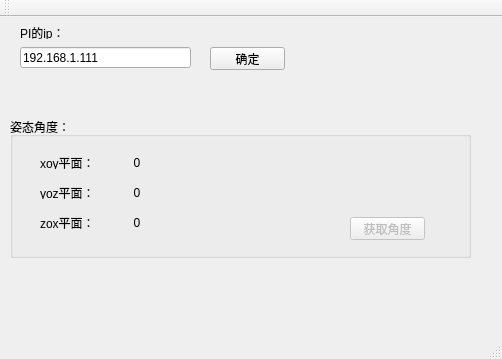
<?xml version="1.0" encoding="UTF-8"?>
<ui version="4.0">
 <class>MainWindow</class>
 <widget class="QMainWindow" name="MainWindow">
  <property name="geometry">
   <rect>
    <x>0</x>
    <y>0</y>
    <width>502</width>
    <height>359</height>
   </rect>
  </property>
  <property name="windowTitle">
   <string>MainWindow</string>
  </property>
  <widget class="QWidget" name="centralWidget">
   <widget class="QLineEdit" name="ledt_ip">
    <property name="geometry">
     <rect>
      <x>20</x>
      <y>30</y>
      <width>171</width>
      <height>21</height>
     </rect>
    </property>
    <property name="text">
     <string>192.168.1.111</string>
    </property>
   </widget>
   <widget class="QPushButton" name="btn_ipok">
    <property name="geometry">
     <rect>
      <x>210</x>
      <y>30</y>
      <width>75</width>
      <height>23</height>
     </rect>
    </property>
    <property name="text">
     <string>确定</string>
    </property>
   </widget>
   <widget class="QGroupBox" name="groupBox">
    <property name="geometry">
     <rect>
      <x>10</x>
      <y>100</y>
      <width>461</width>
      <height>141</height>
     </rect>
    </property>
    <property name="title">
     <string>姿态角度：</string>
    </property>
    <widget class="QLabel" name="label_2">
     <property name="geometry">
      <rect>
       <x>30</x>
       <y>40</y>
       <width>54</width>
       <height>12</height>
      </rect>
     </property>
     <property name="text">
      <string>xoy平面：</string>
     </property>
    </widget>
    <widget class="QLabel" name="label_3">
     <property name="geometry">
      <rect>
       <x>30</x>
       <y>70</y>
       <width>54</width>
       <height>12</height>
      </rect>
     </property>
     <property name="text">
      <string>yoz平面：</string>
     </property>
    </widget>
    <widget class="QLabel" name="label_4">
     <property name="geometry">
      <rect>
       <x>30</x>
       <y>100</y>
       <width>54</width>
       <height>12</height>
      </rect>
     </property>
     <property name="text">
      <string>zox平面：</string>
     </property>
    </widget>
    <widget class="QLabel" name="lb_angle_xy">
     <property name="geometry">
      <rect>
       <x>100</x>
       <y>40</y>
       <width>54</width>
       <height>12</height>
      </rect>
     </property>
     <property name="text">
      <string>0</string>
     </property>
     <property name="alignment">
      <set>Qt::AlignCenter</set>
     </property>
    </widget>
    <widget class="QLabel" name="lb_angle_yz">
     <property name="geometry">
      <rect>
       <x>100</x>
       <y>70</y>
       <width>54</width>
       <height>12</height>
      </rect>
     </property>
     <property name="text">
      <string>0</string>
     </property>
     <property name="alignment">
      <set>Qt::AlignCenter</set>
     </property>
    </widget>
    <widget class="QLabel" name="lb_angle_zx">
     <property name="geometry">
      <rect>
       <x>100</x>
       <y>100</y>
       <width>54</width>
       <height>12</height>
      </rect>
     </property>
     <property name="text">
      <string>0</string>
     </property>
     <property name="alignment">
      <set>Qt::AlignCenter</set>
     </property>
    </widget>
    <widget class="QPushButton" name="btn_get">
     <property name="enabled">
      <bool>false</bool>
     </property>
     <property name="geometry">
      <rect>
       <x>340</x>
       <y>100</y>
       <width>75</width>
       <height>23</height>
      </rect>
     </property>
     <property name="text">
      <string>获取角度</string>
     </property>
    </widget>
   </widget>
   <widget class="QLabel" name="label">
    <property name="geometry">
     <rect>
      <x>20</x>
      <y>10</y>
      <width>54</width>
      <height>12</height>
     </rect>
    </property>
    <property name="text">
     <string>PI的ip：</string>
    </property>
   </widget>
  </widget>
  <widget class="QMenuBar" name="menuBar">
   <property name="geometry">
    <rect>
     <x>0</x>
     <y>0</y>
     <width>502</width>
     <height>23</height>
    </rect>
   </property>
  </widget>
  <widget class="QToolBar" name="mainToolBar">
   <attribute name="toolBarArea">
    <enum>TopToolBarArea</enum>
   </attribute>
   <attribute name="toolBarBreak">
    <bool>false</bool>
   </attribute>
  </widget>
  <widget class="QStatusBar" name="statusBar"/>
 </widget>
 <layoutdefault spacing="6" margin="11"/>
 <resources/>
 <connections/>
</ui>
